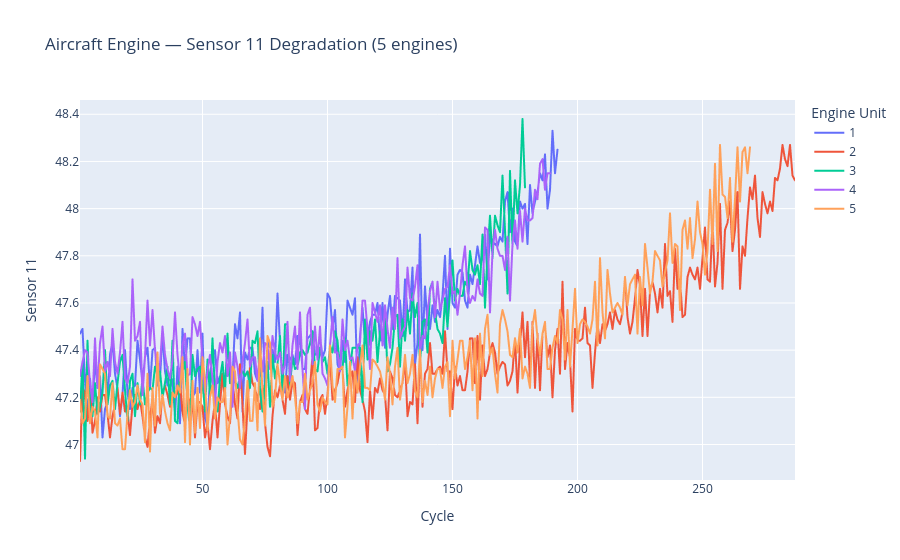

The code cell stored with this chart in its notebook:
### Code cell
sample_units = engine["unit_id"].unique()[:5]
sample_df = engine[engine["unit_id"].isin(sample_units)]

fig = px.line(sample_df, x="cycle", y="sensor_11",
              color="unit_id",
              title="Aircraft Engine — Sensor 11 Degradation (5 engines)",
              labels={"cycle": "Cycle", "sensor_11": "Sensor 11", 
                      "unit_id": "Engine Unit"})
fig.show()

### Figure 1 — Plotly figure (JSON) as saved in the notebook; plotly's stock layout.template omitted (floating-point values rounded to 4 significant figures; data arrays with more than 128 entries replaced by an {"elided": "..."} marker saying what was removed)
{"data": [{"hovertemplate": "Engine Unit=1<br>Cycle=%{x}<br>Sensor 11=%{y}<extra></extra>", "legendgroup": "1", "line": {"color": "#636efa", "dash": "solid"}, "marker": {"symbol": "circle"}, "mode": "lines", "name": "1", "showlegend": true, "type": "scattergl", "x": {"elided": "192 int values"}, "xaxis": "x", "y": {"elided": "192 float values"}, "yaxis": "y"}, {"hovertemplate": "Engine Unit=2<br>Cycle=%{x}<br>Sensor 11=%{y}<extra></extra>", "legendgroup": "2", "line": {"color": "#EF553B", "dash": "solid"}, "marker": {"symbol": "circle"}, "mode": "lines", "name": "2", "showlegend": true, "type": "scattergl", "x": {"elided": "287 int values"}, "xaxis": "x", "y": {"elided": "287 float values"}, "yaxis": "y"}, {"hovertemplate": "Engine Unit=3<br>Cycle=%{x}<br>Sensor 11=%{y}<extra></extra>", "legendgroup": "3", "line": {"color": "#00cc96", "dash": "solid"}, "marker": {"symbol": "circle"}, "mode": "lines", "name": "3", "showlegend": true, "type": "scattergl", "x": {"elided": "179 int values"}, "xaxis": "x", "y": {"elided": "179 float values"}, "yaxis": "y"}, {"hovertemplate": "Engine Unit=4<br>Cycle=%{x}<br>Sensor 11=%{y}<extra></extra>", "legendgroup": "4", "line": {"color": "#ab63fa", "dash": "solid"}, "marker": {"symbol": "circle"}, "mode": "lines", "name": "4", "showlegend": true, "type": "scattergl", "x": {"elided": "189 int values"}, "xaxis": "x", "y": {"elided": "189 float values"}, "yaxis": "y"}, {"hovertemplate": "Engine Unit=5<br>Cycle=%{x}<br>Sensor 11=%{y}<extra></extra>", "legendgroup": "5", "line": {"color": "#FFA15A", "dash": "solid"}, "marker": {"symbol": "circle"}, "mode": "lines", "name": "5", "showlegend": true, "type": "scattergl", "x": {"elided": "269 int values"}, "xaxis": "x", "y": {"elided": "269 float values"}, "yaxis": "y"}], "layout": {"legend": {"title": {"text": "Engine Unit"}, "tracegroupgap": 0}, "title": {"text": "Aircraft Engine — Sensor 11 Degradation (5 engines)"}, "xaxis": {"anchor": "y", "domain": [0, 1], "title": {"text": "Cycle"}}, "yaxis": {"anchor": "x", "domain": [0, 1], "title": {"text": "Sensor 11"}}}}
